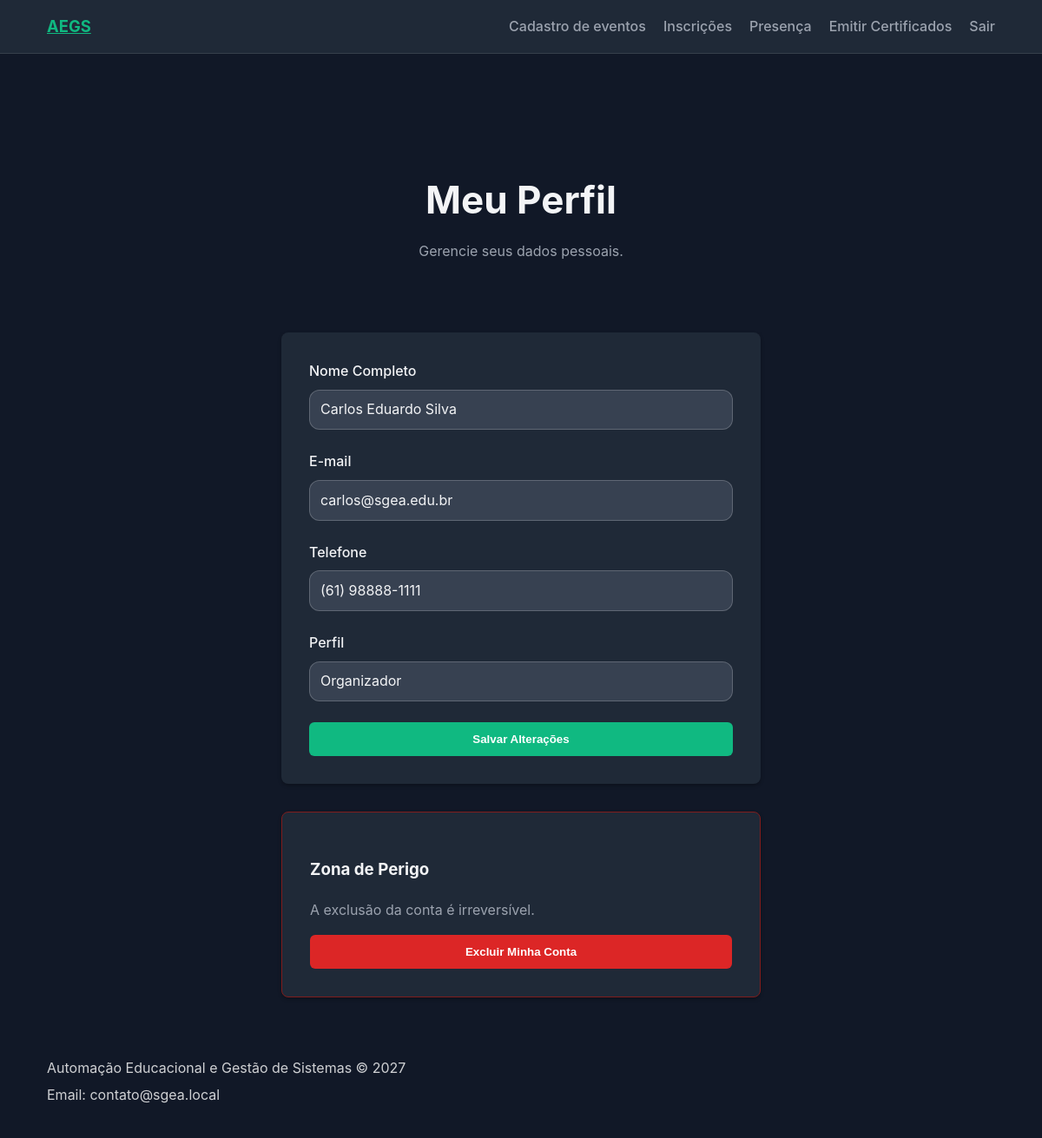
Screenshot of /perfil/ (signed in) with the database file from the repository.
### api/models.py (models this page shows, shortened)
class Usuario(AbstractUser):
    nome = models.CharField(max_length=120)
    telefone = models.CharField(max_length=20)
    instituicao = models.CharField(
        max_length=20,
        choices=InstituicaoChoices.choices,
        blank=True,
        null=True,
        help_text="Obrigatório para perfis ALUNO e PROFESSOR."
    )
    perfil = models.CharField(
        max_length=20,
        choices=PerfilChoices.choices
    )
    class Meta:
        constraints = [
            models.CheckConstraint(
                name="instituicao_required_for_aluno_prof",
                check=(
                    ~Q(perfil__in=[PerfilChoices.ALUNO, PerfilChoices.PROFESSOR]) |
                    (Q(instituicao__isnull=False) & ~Q(instituicao=""))
                )
            )
        ]
        indexes = [
            models.Index(fields=["perfil"]),
        ]

### api/views.py (the view, shortened to what this page needs)
# urls.py: path('perfil/', PerfilUsuarioView.as_view(), name='perfil-usuario'),
@method_decorator(login_required(login_url='login'), name='dispatch')
class PerfilUsuarioView(PostFeedbackMixin, TemplateView):
    template_name = "api/perfil_usuario.html"
    def get_context_data(self, **kwargs):
        context = super().get_context_data(**kwargs)
        context["instituicoes"] = InstituicaoChoices.choices
        return context

### api/views.py (called while the page is built)
	def get_context_data(self, **kwargs):
		context = super().get_context_data(**kwargs)
		context.setdefault(self.data_context_name, {})
		return context

### api/templates/api/perfil_usuario.html (shortened to what this page needs)
{% extends 'api/base.html' %}
{% block content %}
<section class="hero">
    <h1>Meu Perfil</h1>
    <p>Gerencie seus dados pessoais.</p>
</section>
<section class="container" style="max-width: 600px;">
    <article class="card">
        <form method="post">
            <div class="form-group">
                <label for="nome">Nome Completo</label>
                <input type="text" id="nome" name="nome" value="{{ user.nome }}" required class="form-control">
            </div>
            <div class="form-group">
                <label for="email">E-mail</label>
                <input type="email" id="email" name="email" value="{{ user.email }}" required class="form-control">
            </div>
            <div class="form-group">
                <label for="telefone">Telefone</label>
                <input type="tel" id="telefone" name="telefone" value="{{ user.telefone }}" class="form-control">
            </div>
            <div class="form-group">
                <label>Perfil</label>
                <input type="text" value="{{ user.get_perfil_display }}" disabled class="form-control bg-gray">
            </div>
            <div class="form-actions">
                <button type="submit" class="btn primary">Salvar Alterações</button>
            </div>
        </form>
    </article>
    <article class="card mt-4 border-red">
        <h3>Zona de Perigo</h3>
        <p>A exclusão da conta é irreversível.</p>
        <form method="post" onsubmit="return confirm('Tem certeza que deseja excluir sua conta? Esta ação não pode ser desfeita.');">
            <button type="submit" class="btn danger">Excluir Minha Conta</button>
        </form>
    </article>
</section>
{% endblock %}

### api/static/api/styles.css (style rules this page uses)
:root { color-scheme: dark; --bg: #111827; --surface: #1f2937; --primary: #10b981; --primary-hover: #059669; --text: #f3f4f6; --muted: #9ca3af; }
* { box-sizing: border-box; }
body { margin: 0; font-family: 'Inter', system-ui, -apple-system, BlinkMacSystemFont, 'Segoe UI', sans-serif; background: var(--bg); color: var(--text); line-height: 1.6; }
.container { max-width: 1140px; margin: 0 auto; padding: 0 1.5rem; }
.hero { padding: 6rem 0 3rem; text-align: center; }
.hero h1 { font-size: clamp(2rem, 3vw + 1rem, 2.75rem); margin-bottom: 0.75rem; }
.hero p { max-width: 640px; margin: 0 auto 2rem; color: var(--muted); }
.btn { display: inline-block; padding: 0.75rem 1.5rem; border-radius: 999px; border: 1px solid rgba(16, 185, 129, 0.2); background: transparent; color: var(--primary); font-weight: 600; text-decoration: none; transition: background 0.2s ease, color 0.2s ease, border-color 0.2s ease; }
.btn.primary { background: var(--primary); color: #ffffff; border-color: var(--primary); }
.card { background: var(--surface); border-radius: 16px; padding: 1.75rem; box-shadow: 0 4px 12px rgba(0, 0, 0, 0.3); transition: transform 0.2s ease, box-shadow 0.2s ease; }
.card p { color: var(--muted); }
.form-group { display: flex; flex-direction: column; margin-bottom: 1rem; }
.form-group label { font-weight: 600; margin-bottom: 0.35rem; }
.form-group input, .form-group select, .form-group textarea { padding: 0.6rem 0.75rem; border-radius: 12px; border: 1px solid rgba(255, 255, 255, 0.2); font: inherit; background: #374151; color: var(--text); }
.form-actions { display: flex; flex-wrap: wrap; gap: 0.75rem; margin-top: 1.25rem; align-items: center; }

### api/templates/api/perfil_usuario.html (style rules this page uses)
.card { background: var(--surface); padding: 2rem; border-radius: 8px; box-shadow: 0 2px 4px rgba(0,0,0,0.3); border: none; margin-bottom: 2rem; }
.form-group { margin-bottom: 1.5rem; }
.form-group label { display: block; margin-bottom: 0.5rem; font-weight: 500; }
.form-control { width: 100%; padding: 0.75rem; border: 1px solid rgba(255, 255, 255, 0.2); border-radius: 6px; font-size: 1rem; background: #374151; color: var(--text); }
.bg-gray { background-color: rgba(255, 255, 255, 0.05); }
.btn { width: 100%; padding: 0.75rem; border-radius: 6px; font-weight: 600; cursor: pointer; border: none; }
.btn.primary { background: var(--primary); color: white; }
.btn.danger { background: #dc2626; color: white; }
.border-red { border: 1px solid #7f1d1d; }
.mt-4 { margin-top: 2rem; }

### rows the page displays
Usuario: nome "Carlos Eduardo Silva", email "carlos@sgea.edu.br", telefone "(61) 98888-1111", perfil "Organizador"
